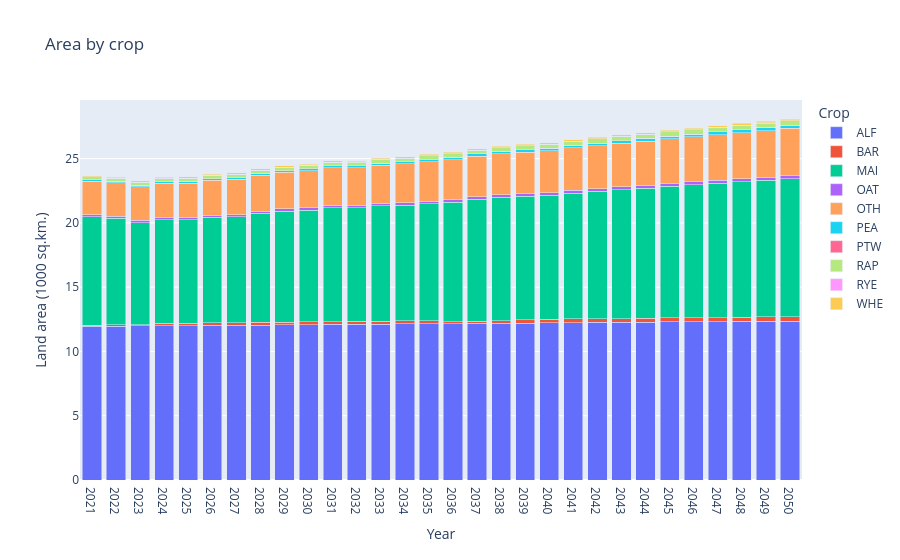

Source (notebook cell):
### Code cell
df_plot(crops_total_df_pivot,'Land area (1000 sq.km.)','Area by crop')

### Figure 1 — Plotly figure (JSON) as saved in the notebook; plotly's stock layout.template omitted (floating-point values rounded to 4 significant figures)
{"data": [{"alignmentgroup": "True", "hovertemplate": "Crop=ALF<br>Year=%{x}<br>Land area (1000 sq.km.)=%{y}<extra></extra>", "legendgroup": "ALF", "marker": {"color": "#636efa", "pattern": {"shape": ""}}, "name": "ALF", "offsetgroup": "ALF", "orientation": "v", "showlegend": true, "textposition": "auto", "type": "bar", "x": [2021, 2022, 2023, 2024, 2025, 2026, 2027, 2028, 2029, 2030, 2031, 2032, 2033, 2034, 2035, 2036, 2037, 2038, 2039, 2040, 2041, 2042, 2043, 2044, 2045, 2046, 2047, 2048, 2049, 2050], "xaxis": "x", "y": [11.96, 11.97, 11.98, 12.0, 12.01, 12.03, 12.04, 12.06, 12.07, 12.08, 12.1, 12.11, 12.12, 12.14, 12.16, 12.17, 12.18, 12.2, 12.21, 12.22, 12.24, 12.26, 12.27, 12.28, 12.3, 12.31, 12.32, 12.34, 12.36, 12.37], "yaxis": "y"}, {"alignmentgroup": "True", "hovertemplate": "Crop=BAR<br>Year=%{x}<br>Land area (1000 sq.km.)=%{y}<extra></extra>", "legendgroup": "BAR", "marker": {"color": "#EF553B", "pattern": {"shape": ""}}, "name": "BAR", "offsetgroup": "BAR", "orientation": "v", "showlegend": true, "textposition": "auto", "type": "bar", "x": [2021, 2022, 2023, 2024, 2025, 2026, 2027, 2028, 2029, 2030, 2031, 2032, 2033, 2034, 2035, 2036, 2037, 2038, 2039, 2040, 2041, 2042, 2043, 2044, 2045, 2046, 2047, 2048, 2049, 2050], "xaxis": "x", "y": [0.08082, 0.1077, 0.09589, 0.1838, 0.1869, 0.196, 0.203, 0.2024, 0.2126, 0.2206, 0.2165, 0.2324, 0.2378, 0.2432, 0.2486, 0.1288, 0.1633, 0.1909, 0.2465, 0.2624, 0.2838, 0.2892, 0.2946, 0.3, 0.3054, 0.3108, 0.3162, 0.3216, 0.327, 0.3351], "yaxis": "y"}, {"alignmentgroup": "True", "hovertemplate": "Crop=MAI<br>Year=%{x}<br>Land area (1000 sq.km.)=%{y}<extra></extra>", "legendgroup": "MAI", "marker": {"color": "#00cc96", "pattern": {"shape": ""}}, "name": "MAI", "offsetgroup": "MAI", "orientation": "v", "showlegend": true, "textposition": "auto", "type": "bar", "x": [2021, 2022, 2023, 2024, 2025, 2026, 2027, 2028, 2029, 2030, 2031, 2032, 2033, 2034, 2035, 2036, 2037, 2038, 2039, 2040, 2041, 2042, 2043, 2044, 2045, 2046, 2047, 2048, 2049, 2050], "xaxis": "x", "y": [8.456, 8.273, 7.947, 8.066, 8.066, 8.224, 8.237, 8.487, 8.645, 8.684, 8.868, 8.842, 8.961, 8.987, 9.092, 9.316, 9.487, 9.592, 9.605, 9.658, 9.789, 9.908, 10.03, 10.13, 10.24, 10.34, 10.45, 10.55, 10.64, 10.75], "yaxis": "y"}, {"alignmentgroup": "True", "hovertemplate": "Crop=OAT<br>Year=%{x}<br>Land area (1000 sq.km.)=%{y}<extra></extra>", "legendgroup": "OAT", "marker": {"color": "#ab63fa", "pattern": {"shape": ""}}, "name": "OAT", "offsetgroup": "OAT", "orientation": "v", "showlegend": true, "textposition": "auto", "type": "bar", "x": [2021, 2022, 2023, 2024, 2025, 2026, 2027, 2028, 2029, 2030, 2031, 2032, 2033, 2034, 2035, 2036, 2037, 2038, 2039, 2040, 2041, 2042, 2043, 2044, 2045, 2046, 2047, 2048, 2049, 2050], "xaxis": "x", "y": [0.1587, 0.1615, 0.1643, 0.167, 0.1722, 0.1659, 0.1682, 0.1705, 0.175, 0.1773, 0.1795, 0.1841, 0.1864, 0.1886, 0.1909, 0.1955, 0.1977, 0.2, 0.2045, 0.2068, 0.2091, 0.2114, 0.2159, 0.2182, 0.2205, 0.2227, 0.2273, 0.2295, 0.2318, 0.2364], "yaxis": "y"}, {"alignmentgroup": "True", "hovertemplate": "Crop=OTH<br>Year=%{x}<br>Land area (1000 sq.km.)=%{y}<extra></extra>", "legendgroup": "OTH", "marker": {"color": "#FFA15A", "pattern": {"shape": ""}}, "name": "OTH", "offsetgroup": "OTH", "orientation": "v", "showlegend": true, "textposition": "auto", "type": "bar", "x": [2021, 2022, 2023, 2024, 2025, 2026, 2027, 2028, 2029, 2030, 2031, 2032, 2033, 2034, 2035, 2036, 2037, 2038, 2039, 2040, 2041, 2042, 2043, 2044, 2045, 2046, 2047, 2048, 2049, 2050], "xaxis": "x", "y": [2.575, 2.6, 2.625, 2.667, 2.667, 2.7, 2.742, 2.8, 2.825, 2.892, 2.942, 2.942, 2.983, 3.025, 3.067, 3.117, 3.158, 3.192, 3.233, 3.267, 3.308, 3.342, 3.392, 3.425, 3.467, 3.508, 3.542, 3.583, 3.625, 3.667], "yaxis": "y"}, {"alignmentgroup": "True", "hovertemplate": "Crop=PEA<br>Year=%{x}<br>Land area (1000 sq.km.)=%{y}<extra></extra>", "legendgroup": "PEA", "marker": {"color": "#19d3f3", "pattern": {"shape": ""}}, "name": "PEA", "offsetgroup": "PEA", "orientation": "v", "showlegend": true, "textposition": "auto", "type": "bar", "x": [2021, 2022, 2023, 2024, 2025, 2026, 2027, 2028, 2029, 2030, 2031, 2032, 2033, 2034, 2035, 2036, 2037, 2038, 2039, 2040, 2041, 2042, 2043, 2044, 2045, 2046, 2047, 2048, 2049, 2050], "xaxis": "x", "y": [0.1119, 0.1201, 0.1133, 0.12, 0.1233, 0.1267, 0.1333, 0.1367, 0.1433, 0.1467, 0.15, 0.1567, 0.16, 0.1667, 0.17, 0.1733, 0.18, 0.1833, 0.19, 0.1933, 0.1967, 0.2033, 0.2067, 0.2133, 0.2167, 0.22, 0.2267, 0.23, 0.2367, 0.24], "yaxis": "y"}, {"alignmentgroup": "True", "hovertemplate": "Crop=PTW<br>Year=%{x}<br>Land area (1000 sq.km.)=%{y}<extra></extra>", "legendgroup": "PTW", "marker": {"color": "#FF6692", "pattern": {"shape": ""}}, "name": "PTW", "offsetgroup": "PTW", "orientation": "v", "showlegend": true, "textposition": "auto", "type": "bar", "x": [2021, 2022, 2023, 2024, 2025, 2026, 2027, 2028, 2029, 2030, 2031, 2032, 2033, 2034, 2035, 2036, 2037, 2038, 2039, 2040, 2041, 2042, 2043, 2044, 2045, 2046, 2047, 2048, 2049, 2050], "xaxis": "x", "y": [0.0001158, 0.0001158, 0.0001263, 0.0001263, 0.0001368, 0.0001368, 0.0001368, 0.0001368, 0.0001368, 0.0001474, 0.0001474, 0.0001474, 0.0001579, 0.0001579, 0.0001579, 0.0001579, 0.0001684, 0.0001684, 0.0001684, 0.0001789, 0.0001789, 0.0001789, 0.0001789, 0.0001895, 0.0001895, 0.0001895, 0.0002, 0.0002, 0.0002, 0.0002105], "yaxis": "y"}, {"alignmentgroup": "True", "hovertemplate": "Crop=RAP<br>Year=%{x}<br>Land area (1000 sq.km.)=%{y}<extra></extra>", "legendgroup": "RAP", "marker": {"color": "#B6E880", "pattern": {"shape": ""}}, "name": "RAP", "offsetgroup": "RAP", "orientation": "v", "showlegend": true, "textposition": "auto", "type": "bar", "x": [2021, 2022, 2023, 2024, 2025, 2026, 2027, 2028, 2029, 2030, 2031, 2032, 2033, 2034, 2035, 2036, 2037, 2038, 2039, 2040, 2041, 2042, 2043, 2044, 2045, 2046, 2047, 2048, 2049, 2050], "xaxis": "x", "y": [0.232, 0.2352, 0.2413, 0.2474, 0.2506, 0.2567, 0.2628, 0.2541, 0.2595, 0.2649, 0.2676, 0.273, 0.2784, 0.2811, 0.2865, 0.2919, 0.2946, 0.3, 0.3027, 0.3081, 0.3135, 0.3162, 0.3216, 0.327, 0.3297, 0.3351, 0.3405, 0.3432, 0.3486, 0.3541], "yaxis": "y"}, {"alignmentgroup": "True", "hovertemplate": "Crop=RYE<br>Year=%{x}<br>Land area (1000 sq.km.)=%{y}<extra></extra>", "legendgroup": "RYE", "marker": {"color": "#FF97FF", "pattern": {"shape": ""}}, "name": "RYE", "offsetgroup": "RYE", "orientation": "v", "showlegend": true, "textposition": "auto", "type": "bar", "x": [2021, 2022, 2023, 2024, 2025, 2026, 2027, 2028, 2029, 2030, 2031, 2032, 2033, 2034, 2035, 2036, 2037, 2038, 2039, 2040, 2041, 2042, 2043, 2044, 2045, 2046, 2047, 2048, 2049, 2050], "xaxis": "x", "y": [0.005533, 0.005123, 0.005129, 0.004928, 0.004934, 0.004941, 0.004947, 0.004954, 0.004961, 0.004967, 0.004765, 0.004772, 0.004779, 0.004785, 0.004694, 0.004694, 0.004694, 0.004694, 0.00449, 0.00449, 0.00449, 0.00449, 0.00449, 0.00449, 0.00449, 0.004286, 0.004286, 0.004286, 0.004286, 0.004286], "yaxis": "y"}, {"alignmentgroup": "True", "hovertemplate": "Crop=WHE<br>Year=%{x}<br>Land area (1000 sq.km.)=%{y}<extra></extra>", "legendgroup": "WHE", "marker": {"color": "#FECB52", "pattern": {"shape": ""}}, "name": "WHE", "offsetgroup": "WHE", "orientation": "v", "showlegend": true, "textposition": "auto", "type": "bar", "x": [2021, 2022, 2023, 2024, 2025, 2026, 2027, 2028, 2029, 2030, 2031, 2032, 2033, 2034, 2035, 2036, 2037, 2038, 2039, 2040, 2041, 2042, 2043, 2044, 2045, 2046, 2047, 2048, 2049, 2050], "xaxis": "x", "y": [0.0975, 0.09875, 0.1, 0.1, 0.1012, 0.1025, 0.1037, 0.105, 0.1063, 0.1075, 0.1087, 0.11, 0.1113, 0.1112, 0.1125, 0.1138, 0.115, 0.1162, 0.1175, 0.1187, 0.12, 0.1212, 0.1212, 0.1225, 0.1237, 0.125, 0.1263, 0.1275, 0.1288, 0.13], "yaxis": "y"}], "layout": {"barmode": "stack", "legend": {"title": {"text": "Crop"}, "tracegroupgap": 0}, "title": {"text": "Area by crop"}, "xaxis": {"anchor": "y", "domain": [0, 1], "title": {"text": "Year"}, "type": "category"}, "yaxis": {"anchor": "x", "domain": [0, 1], "title": {"text": "Land area (1000 sq.km.)"}}}}
